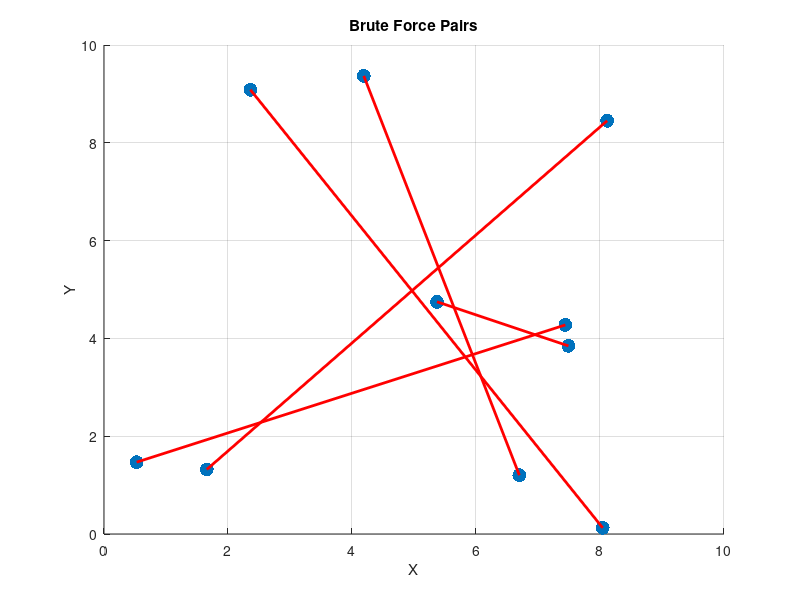

Here is the MATLAB script that generated this plot:
%plan:
%- make 10 random points
%- sort these 10 points relative to origin (1 closest)
%- make brute force pairing O(n!!) with points
%- make comparison pairing O(1) with points
%- show brute force pairs on graph
%- show results in command window
%- HELPER FUNCTIONS
%- tot dist for this pairing set
%- generates all unique pairings (brute force) recursively

function bruteForce()
    numPoints = 10;
    xRange = 10;
    yRange = 10;
    
    %make random points
    x = rand(1, numPoints) * xRange;
    y = rand(1, numPoints) * yRange;
    points = [x; y]';

    %sort these 10 points relative to origin (1 closest)
    dist = sqrt(sum(points.^2, 2));
    [~, sortedIndices] = sort(dist);
    points = points(sortedIndices, :);

    %make brute force pairing O(n!!) with points
    pointIndices = 1:numPoints;
    pairings = makePairings(pointIndices);
    maxTotDist = -inf;
    bestPairs = [];
    %get total distances
    for i = 1:length(pairings)
        pairingSet = pairings{i};
        %pairings has [Set 1], [Set 2], etc. which we got from makeParings
        %pairing set is [Set i] = [1 3; 2 5; 4 6], for example
        totDist = calcTotDist(pairingSet, points);
        %update best pairing
        if totDist > maxTotDist
            maxTotDist = totDist;
            bestPairs = pairingSet;
        end
    end
    
    %make comparison pairing O(1) with points
    set1 = [1, 10; 2, 9; 3, 8; 4, 7; 5, 6];
    set2 = [1, 6; 2, 7; 3, 8; 4, 9; 5, 10];
    totDist1 = calcTotDist(set1, points);
    totDist2 = calcTotDist(set2, points);
    
    %show brute force pairs on graph
    figure;
    scatter(points(:,1), points(:,2), 100, 'filled');
    hold on;
    for j = 1:size(bestPairs, 1)
        idx1 = bestPairs(j, 1);
        idx2 = bestPairs(j, 2);
        plot([points(idx1,1), points(idx2,1)], [points(idx1,2), points(idx2,2)], 'r-', 'LineWidth', 2);
    end
    xlabel('X'); ylabel('Y');
    title('Brute Force Pairs');
    grid on;
    
    %show results in command window
    disp('Brute Force Set O(n!!):');
    disp(bestPairs);
    disp(['Max Total Distance: ', num2str(maxTotDist)]);
    
    disp(' ');
    disp('Set 1 O(1)');
    disp(set1);
    disp(['Total Distance: ', num2str(totDist1)]);
    
    disp(' ');
    disp('Set 2 O(1)');
    disp(set2);
    disp(['Total Distance: ', num2str(totDist2)]);
    
    disp(' ');
    disp(['How much better is Brute Force Compared to 1st Set? ', num2str(maxTotDist - totDist1)]);
    disp(['How much better is Brute Force Compared to 2nd Set? ', num2str(maxTotDist - totDist2)]);
    disp(['The higher the numbers, the more effective the brute force algorithm is compared to predicted cases.'])
end

%HELPER FUNCTIONS

%tot dist for this pairing set
function totDist = calcTotDist(pairingSet, points)
    totDist = 0;
    for j = 1:size(pairingSet, 1) %[1 3; 2 5; 4 6] = 3 loops
        idx1 = pairingSet(j, 1); %[1 3] => 1
        idx2 = pairingSet(j, 2); %[1 3] => 3
        p1 = points(idx1, :); %1 => p1 = [2.5, 4.0]
        p2 = points(idx2, :); %3 => p2 = [5.7, 7.8]
        dist = norm(p1 - p2); %sqrt((x1-x2)^2+(y1-y^2))
        totDist = totDist + dist;
    end
end

%generates all unique pairings (brute force) recursively
function pairings = makePairings(indices) %(n-1)!! ways to form pairs = O(n!!) complexity
    if isempty(indices) %base case
        pairings = {[]};
        return;
    end

    pairings = {};
    first = indices(1);
    for i = 2:length(indices) %loop over all possible choices for pairing with first
        second = indices(i);
        remaining = indices([2:i-1, i+1:end]); %exclude 1 2, get remaining
        subPairings = makePairings(remaining); %all possible pairings with remaining (recursive)
        for j = 1:length(subPairings) %each pair from recursion
            pairing = [[first, second]; subPairings{j}]; %get [1 3; 2 5; 4 6] like example above
            pairings{end+1} = pairing; %save this set to list of all possible pairings [Set 1], [Set 2], etc.
        end
    end
end
